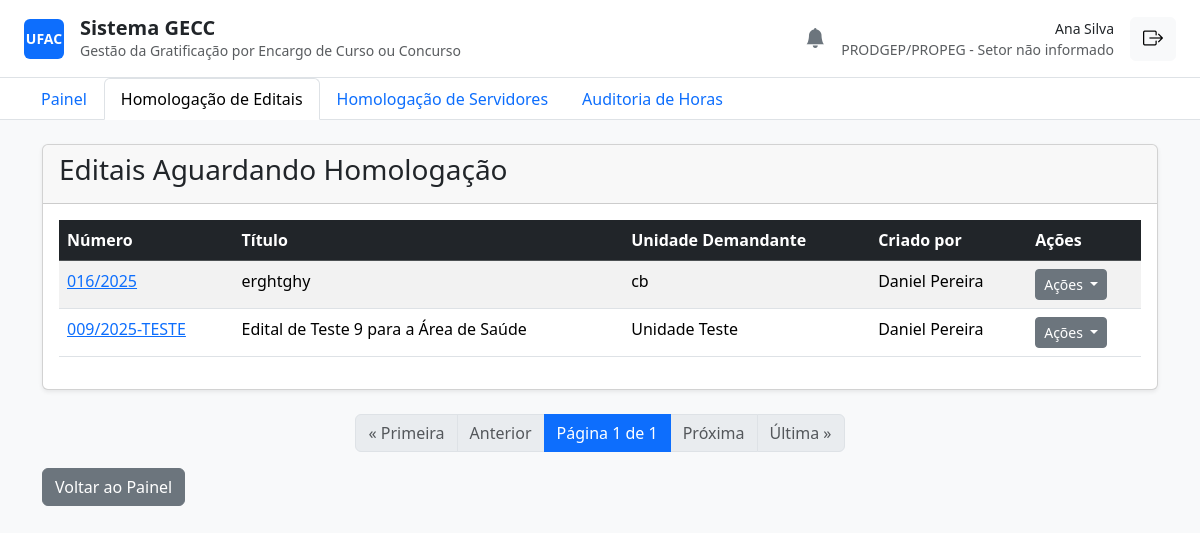
Page /gestao/homologar-editais/ (signed in) on the earlier database version.
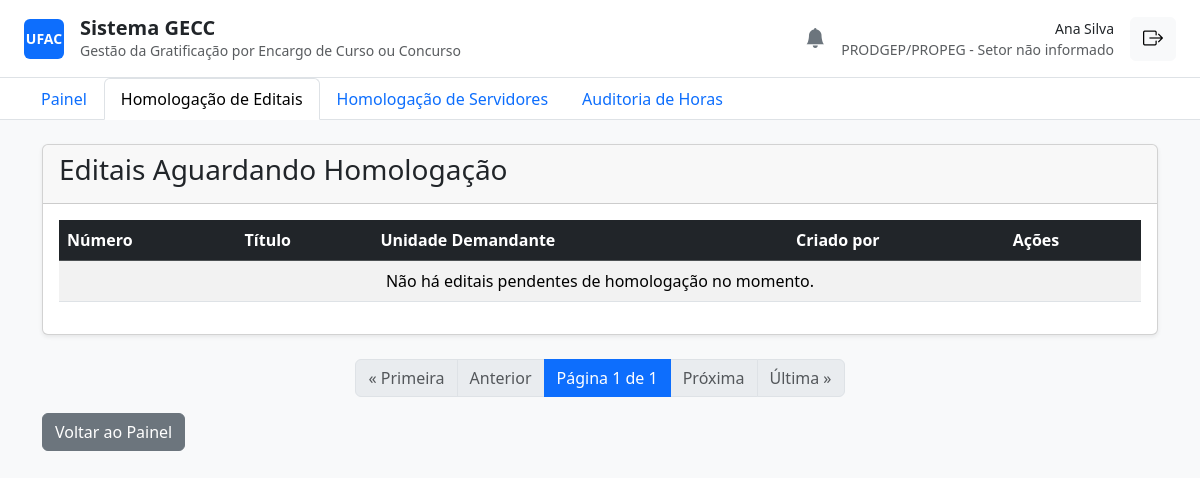
Same page on the later database version.
### core/models.py (models this page shows, shortened)
class Edital(models.Model):
    STATUS_CHOICES = [
        ("Rascunho", "Rascunho"),
        ("Aguardando Homologação", "Aguardando Homologação"),
        ("Homologado", "Homologado"),
        ("Recusado", "Recusado"),
        ("Ativo", "Ativo"),
        ("Finalizado", "Finalizado"),
    ]
    numero_edital = models.CharField(max_length=50, unique=True)
    titulo = models.CharField(max_length=255)
    descricao = models.TextField(blank=True)
    unidade_demandante_nome = models.CharField(max_length=255)
    data_inicio = models.DateField()
    data_fim = models.DateField()
    status = models.CharField(max_length=30, choices=STATUS_CHOICES, default="Rascunho")
    justificativa_recusa = models.TextField(blank=True, null=True)
    valor_empenho = models.DecimalField(max_digits=12, decimal_places=2, default=0.00)
    criado_por = models.ForeignKey(User, on_delete=models.PROTECT, related_name="editais_criados")
    homologado_por = models.ForeignKey(
        User,
        on_delete=models.PROTECT,
        related_name="editais_homologados",
        null=True,
        blank=True,
    )
    created_at = models.DateTimeField(auto_now_add=True)
    updated_at = models.DateTimeField(auto_now=True)
    class Meta:
        verbose_name = "Edital"
        verbose_name_plural = "Editais"
        ordering = ["-data_inicio"]

### core/decorators.py (the view)
        def wrapper(request, *args, **kwargs):
            if not request.user.is_authenticated:
                return redirect('login')
            try:
                if request.user.servidorprofile.funcao in allowed_roles:
                    return view_func(request, *args, **kwargs)
                else:
                    return redirect('painel')
            except AttributeError:
                return redirect('painel')

### core/views.py (called while the page is built)
@login_required
@prodgep_required
def homologar_editais(request):
    editais_list = Edital.objects.filter(status='Aguardando Homologação')
    sort_param = request.GET.get('sort', 'data_inicio')
    allowed_sort_fields = ['numero_edital', 'titulo', 'unidade_demandante_nome', 'criado_por__first_name']
    allowed_sort_fields.extend(['-' + field for field in allowed_sort_fields])
    if sort_param in allowed_sort_fields:
        editais_list = editais_list.order_by(sort_param)
    paginator = Paginator(editais_list, 10)
    page_number = request.GET.get('page')
    page_obj = paginator.get_page(page_number)
    context = {
        'page_obj': page_obj,
        'current_sort': sort_param
    }
    return render(request, 'homologar_editais.html', context)

### core/templates/homologar_editais.html (shortened to what this page needs)
{% extends 'base.html' %}
{% block content %}
<div class="card shadow-sm">
    <div class="card-header">
        <h3>Editais Aguardando Homologação</h3>
    </div>
    <div class="card-body">
        <table class="table table-striped table-hover">
            <thead class="table-dark">
                <tr>
                    <th><a class="text-white text-decoration-none" href="?sort={% if current_sort == 'numero_edital' %}-numero_edital{% else %}numero_edital{% endif %}">Número </a></th>
                    <th><a class="text-white text-decoration-none" href="?sort={% if current_sort == 'titulo' %}-titulo{% else %}titulo{% endif %}">Título </a></th>
                    <th><a class="text-white text-decoration-none" href="?sort={% if current_sort == 'unidade_demandante_nome' %}-unidade_demandante_nome{% else %}unidade_demandante_nome{% endif %}">Unidade Demandante </a></th>
                    <th><a class="text-white text-decoration-none" href="?sort={% if current_sort == 'criado_por__first_name' %}-criado_por__first_name{% else %}criado_por__first_name{% endif %}">Criado por </a></th>
                    <th>Ações</th>
                </tr>
            </thead>
            <tbody>
                {% for edital in page_obj %}
                <tr>
                    <td><a href="{% url 'detalhes_edital' pk=edital.pk %}">{{ edital.numero_edital }}</a></td>
                    <td>{{ edital.titulo }}</td>
                    <td>{{ edital.unidade_demandante_nome }}</td>
                    <td>{{ edital.criado_por.get_full_name|default:edital.criado_por.username }}</td>
                    <td>
                        <div class="dropdown">
                            <button class="btn btn-secondary btn-sm dropdown-toggle" type="button" data-bs-toggle="dropdown">
                                Ações
                            </button>
                        </div>
                    </td>
                </tr>
                {% empty %}
                <tr>
                    <td colspan="5" class="text-center">Não há editais pendentes de homologação no momento.</td>
                </tr>
                {% endfor %}
            </tbody>
        </table>
    </div>
</div>
<nav aria-label="Navegação de página" class="mt-4">
    <ul class="pagination justify-content-center">
        {% if page_obj.has_previous %}
            <li class="page-item"><a class="page-link" href="?page=1&sort={{ current_sort }}">&laquo; Primeira</a></li>
            <li class="page-item"><a class="page-link" href="?page={{ page_obj.previous_page_number }}&sort={{ current_sort }}">Anterior</a></li>
        {% else %}
            <li class="page-item disabled"><span class="page-link">&laquo; Primeira</span></li>
            <li class="page-item disabled"><span class="page-link">Anterior</span></li>
        {% endif %}
        <li class="page-item active" aria-current="page"><span class="page-link">Página {{ page_obj.number }} de {{ page_obj.paginator.num_pages }}</span></li>
        {% if page_obj.has_next %}
            <li class="page-item"><a class="page-link" href="?page={{ page_obj.next_page_number }}&sort={{ current_sort }}">Próxima</a></li>
            <li class="page-item"><a class="page-link" href="?page={{ page_obj.paginator.num_pages }}&sort={{ current_sort }}">Última &raquo;</a></li>
        {% else %}
            <li class="page-item disabled"><span class="page-link">Próxima</span></li>
            <li class="page-item disabled"><span class="page-link">Última &raquo;</span></li>
        {% endif %}
    </ul>
</nav>
<div class="mt-3">
    <a href="{% url 'painel' %}" class="btn btn-secondary">Voltar ao Painel</a>
</div>
{% endblock %}

Differences in the rows shown:
removed Edital: numero_edital "016/2025", titulo "erghtghy", unidade_demandante_nome "cb", criado_por.get_full_name "Daniel Pereira"
removed Edital: numero_edital "009/2025-TESTE", titulo "Edital de Teste 9 para a Área de Saúde", unidade_demandante_nome "Unidade Teste", criado_por.get_full_name "Daniel Pereira"
Other differences:
text now shown: "Não há editais pendentes de homologação no momento."
